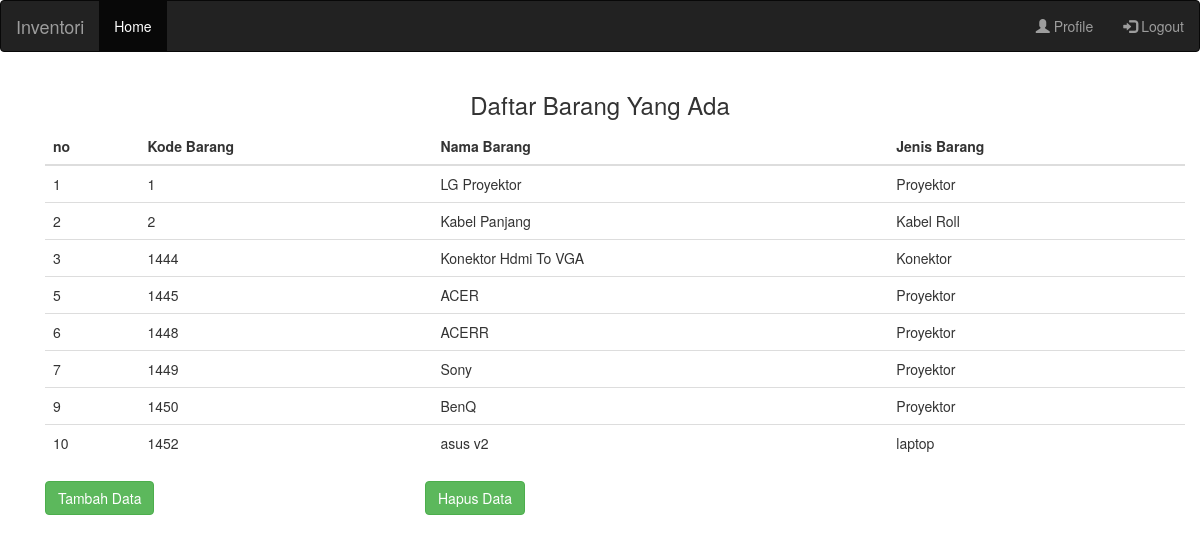
Page /halaman_admin.php on the committed database.
### tables this page shows
CREATE TABLE `alat` (
  `no` int(100) NOT NULL,
  `kode_barang` int(10) NOT NULL,
  `nama_barang` varchar(20) NOT NULL,
  `jenis_barang` varchar(20) NOT NULL
);

### halaman_admin.php (the view, shortened to what this page needs)
<?php
	include  'database.php';
 ?>
<!DOCTYPE html>
<html>
<head>
	<link rel="stylesheet" type="text/css" href="assets/addons/bootstrap-3.3.7/css/bootstrap.min.css">
	<link rel="stylesheet" type="text/css" href="assets/css/style.css">
</head>
<body>
<nav class="navbar navbar-inverse">
  <div class="container-fluid">
    <div class="navbar-header">
      <a class="navbar-brand" href="#">Inventori</a>
    </div>
    <ul class="nav navbar-nav">
      <li class="active"><a href="halaman_admin.php">Home</a></li>
    </ul>
    <ul class="nav navbar-nav navbar-right">
      <li><a href="#"><span class="glyphicon glyphicon-user"></span> Profile</a></li>
      <li><a href="logout.php"><span class="glyphicon glyphicon-log-in"></span> Logout</a></li>
    </ul>
  </div>
</nav>
<div class="container">
	<h3 align="center">Daftar Barang Yang Ada</h3>
<div class="container">
		<table class="table">
			<thead>
				<tr>
					<th>no</th>
					<th>Kode Barang</th>
					<th> Nama Barang </th>
					<th>Jenis Barang</th>
				</tr>
			</thead>
			<tbody>
			<?php
				$query = 'select * from alat';
				$result = mysqli_query($connection, $query);
				while ($data = mysqli_fetch_array($result))
			 	{ ?>
			 	<tr>
				<td> <?php echo $data['no'];  ?>	</td>
					<td> <?php echo $data['kode_barang'] ?>	</td>
					<td> <?php echo $data['nama_barang'] ?>	</td>
					<td> <?php echo $data['jenis_barang'] ?></td>
				</tr>
			<?php }
			 ?>
			</tbody>
		</table>
</div>
<div  class="col-md-4">
			<a class="btn btn-success" href="tambah_barang.php">
				Tambah Data
			</a>
		</div>
		<div class="col-md-4">
			<a class="btn btn-success" href="hapus_barang.php">
				Hapus Data
			</a>
		</div>
</div>
</body>
</html>

### rows in the picture
alat: no "1", kode_barang "1", nama_barang "LG Proyektor", jenis_barang "Proyektor"
alat: no "2", kode_barang "2", nama_barang "Kabel Panjang", jenis_barang "Kabel Roll"
alat: no "3", kode_barang "1444", nama_barang "Konektor Hdmi To VGA", jenis_barang "Konektor"
alat: no "5", kode_barang "1445", nama_barang "ACER", jenis_barang "Proyektor"
alat: no "6", kode_barang "1448", nama_barang "ACERR", jenis_barang "Proyektor"
alat: no "7", kode_barang "1449", nama_barang "Sony", jenis_barang "Proyektor"
alat: no "9", kode_barang "1450", nama_barang "BenQ", jenis_barang "Proyektor"
alat: no "10", kode_barang "1452", nama_barang "asus v2", jenis_barang "laptop"
